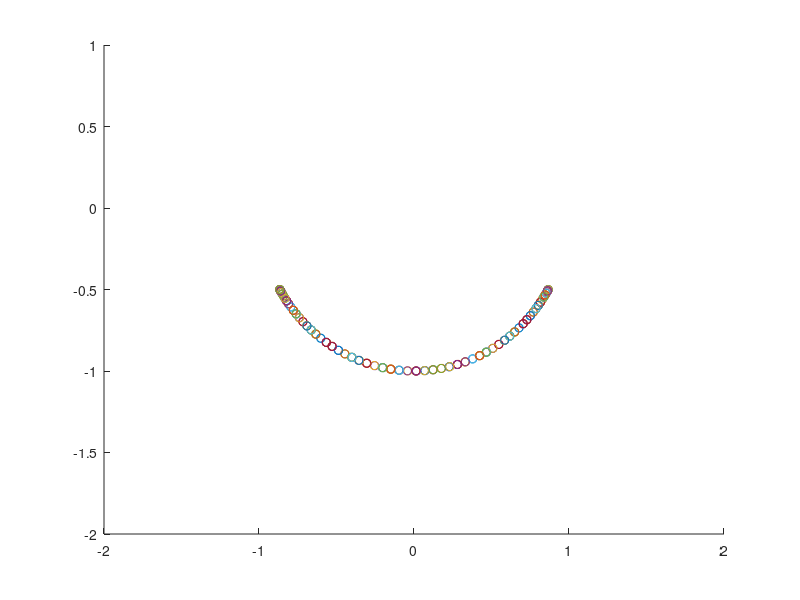

MATLAB code to generate this figure:
function pend
int = [0 10];
dt=.05;

n=round((int(2)-int(1))/dt); % plot n points in total

t=0;
S=[pi/3,-0.1];

figure; hold on; axis([-2 2 -2 1])
H=plot(cos(S(1)-pi/2), sin(S(1)-pi/2),'o')

for k=1:n
  S=RK4(t,S,dt);
  t=t+dt;
  plot(cos(S(1)-pi/2), sin(S(1)-pi/2),'o')
  set(H,'xdata', cos(S(1)-pi/2),'ydata' , sin(S(1)-pi/2))
  pause(1/32)
  %t(k+1)=t(k)+dt;
  %y(k+1,:)=RK2(t(k),y(k,:),dt);
end

end

%------------------------------------

function y2 = RK4(t,S,h)
k1=FF(t,S);
g=S+h/2*k1;
k2=FF(t+h/2,g);
g=S+h/2*k2;
k3=FF(t+h/2,g);
g=S+h*k3;
k4=FF(t+h,g);

y2=S+h*(k1+2*k2+2*k3+k4)/6;

end

%------------------------------------

function y2 = RK2(t,S,h)
k1=FF(t,S);
g=S+h*k1;
k2=FF(t+h,g);
y2=S+h*(k1+k2)/2;

end

%------------------------------------

function F=FF(t,S)
g=9.81;length=0.51;
F(1) = S(2);
F(2) = -(g/length)*sin(S(1));

end

%------------------------------------

function F=FFF(t,S)

F(1)=S(2);
F(2)=-S(1);
F(3)=S(4);
F(4)=-S(3);


end

